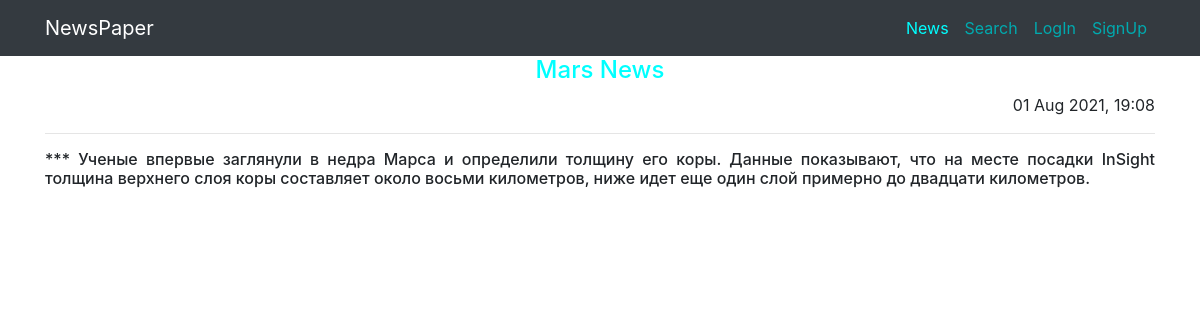
Before: /news/10 (signed in) with the older database file.
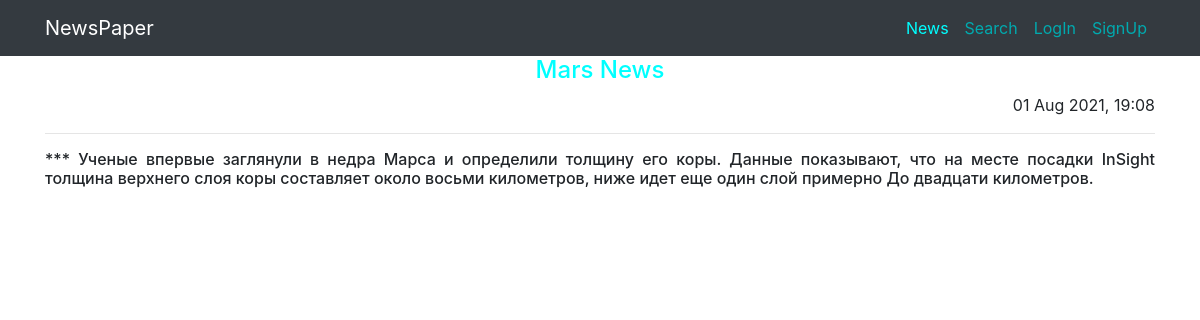
After: the same page with the newer database file.
### news/models.py (models this page shows, shortened)
class Post(models.Model):
    author = models.ForeignKey(Author, on_delete=models.CASCADE)
    NEWS = 'NW'
    ARTICLE = 'AR'
    CATEGORY_CHOICES = (
        (NEWS, 'Новость'),
        (ARTICLE, 'Статья'),
    )
    categoryType = models.CharField(max_length=2, choices=CATEGORY_CHOICES, default=ARTICLE)
    dateCreation = models.DateTimeField(auto_now_add=True)
    postCategory = models.ManyToManyField(Category, through='PostCategory')
    title = models.TextField(max_length=128)
    text = models.TextField()
    rating = models.SmallIntegerField(default=0)

### news/views.py (the view)
# urls.py: path('<int:pk>', PostDetail.as_view()),
class PostDetail(PermissionRequiredMixin, DetailView):
    permission_required = ('news.add_post', 'news.change_post')
    model = Post
    template_name = 'post.html'
    context_object_name = 'post'
    queryset = Post.objects.all()

### news/templatetags/for_censor.py (called while the page is built)
@register.filter
def censor(bad):
    wordfilter_list = [
        'Fuck', 'FUCK'
    ]
    for c in wordfilter_list:
        bad = bad.replace(c, '***')
    return bad

### templates/post.html (shortened to what this page needs)
{% extends 'flatpages/default.html' %}
{% load for_censor %}
{% block content %}
    <h4 style="color:#00FFFF">{{ post.title|censor}}</h4>
    <p style="text-align: right;">{{ post.dateCreation | date:'d M Y, H:m'}}</p>
    <hr>
    <h6 align="justify">{{ post.text|censor }}</h6>
{% endblock content %}

Changed rows visible on the page:
changed Post "Mars News": text|censor "…еще один слой примерно до двадцати километров." → "…еще один слой примерно До двадцати километров."
